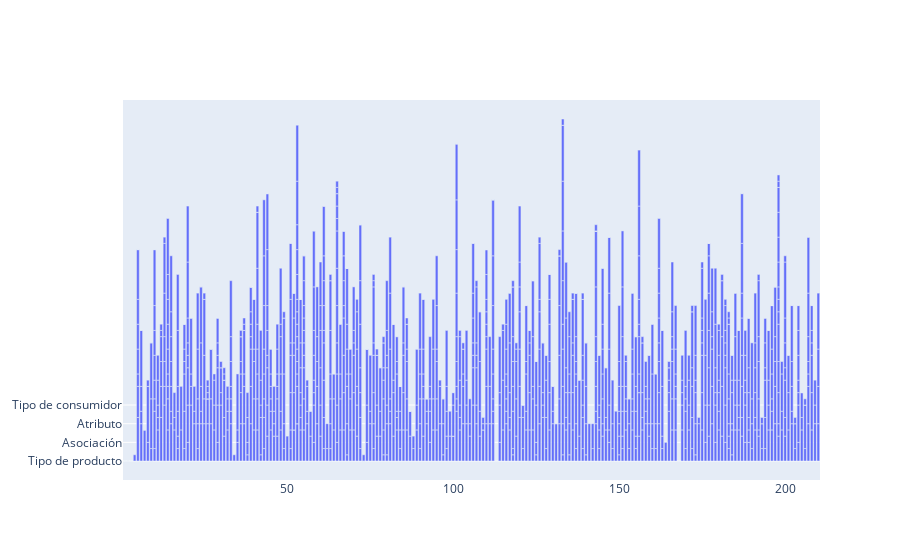

The cell this chart's notebook holds for it:
### Code cell
fig1 = go.Figure()
fig1.add_trace(go.Bar(x = df['Frecuencia'],y = df['Categoria']))

fig1.show()

### Figure 1 — Plotly figure (JSON) as saved in the notebook; plotly's stock layout.template omitted (floating-point values rounded to 4 significant figures; data arrays with more than 128 entries replaced by an {"elided": "..."} marker saying what was removed)
{"data": [{"type": "bar", "x": {"elided": "1276 int values"}, "y": {"elided": "1276 str values"}}], "layout": {}}
